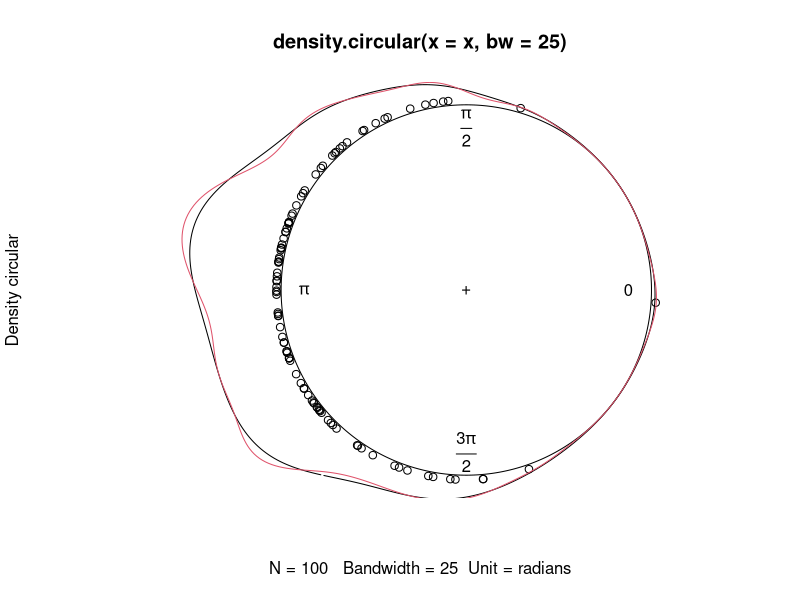
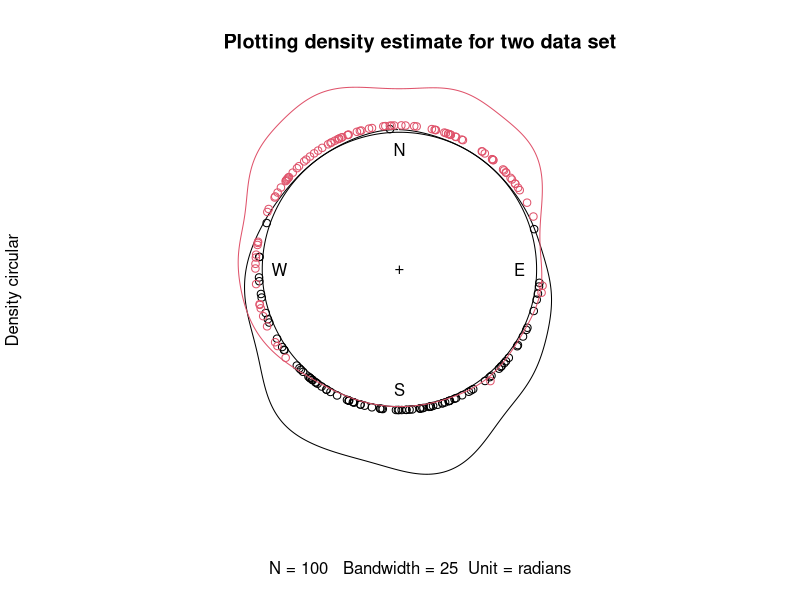
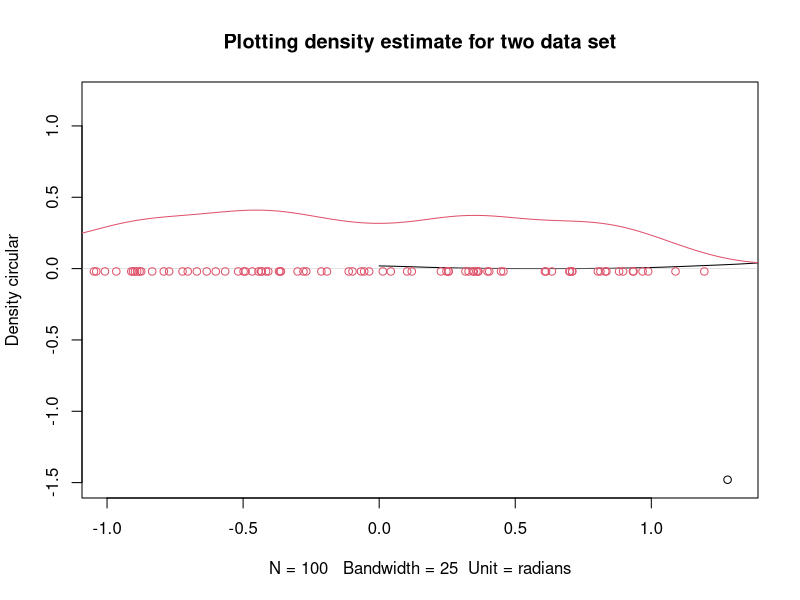

The R source for these figures, in order:
library(circular)


### Name: plot.density.circular
### Title: Plot Method for Kernel Density Estimation for Circular Data
### Aliases: plot.density.circular
### Keywords: dplot

### ** Examples


set.seed(1234)
x <- rvonmises(n=100, mu=circular(pi), kappa=2)
res25x <- density(x, bw=25)
plot(res25x, points.plot=TRUE, xlim=c(-1.5,1))
res50x <- density(x, bw=25, adjust=2)
lines(res50x, col=2)

resp25x <- plot(res25x, points.plot=TRUE, xlim=c(-1, 1.3), ylim=c(-1.5,1.2), 
  template="geographics", main="Plotting density estimate for two data set")
y <- rvonmises(n=100, mu=circular(pi/2), kappa=2, 
  control.circular=list(template="geographics"))
res25y <- density(y, bw=25)
lines(res25y, points.plot=TRUE, plot.info=resp25x, col=2, points.col=2)

plot(res25x, plot.type="line", points.plot=TRUE, xlim=c(-1, 1.3), ylim=c(-1.5,1.2), 
  template="geographics", main="Plotting density estimate for two data set")
lines(res25y, plot.type="line", points.plot=TRUE, col=2, points.col=2)
